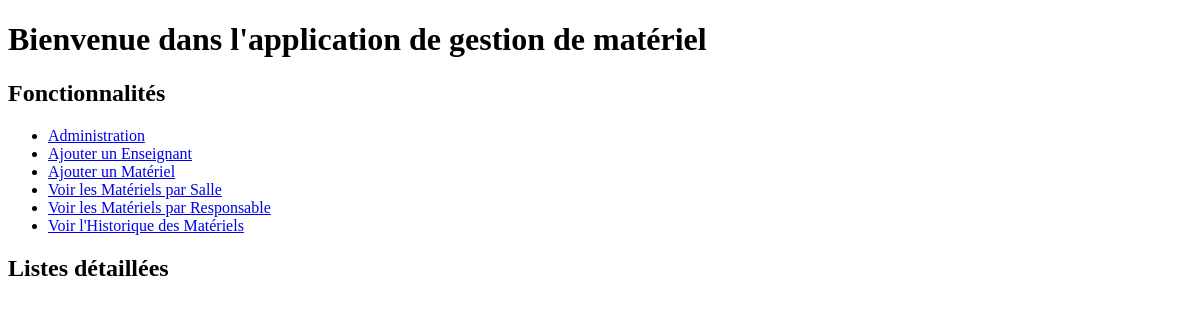
The page /materiel/ on the database as committed earlier.
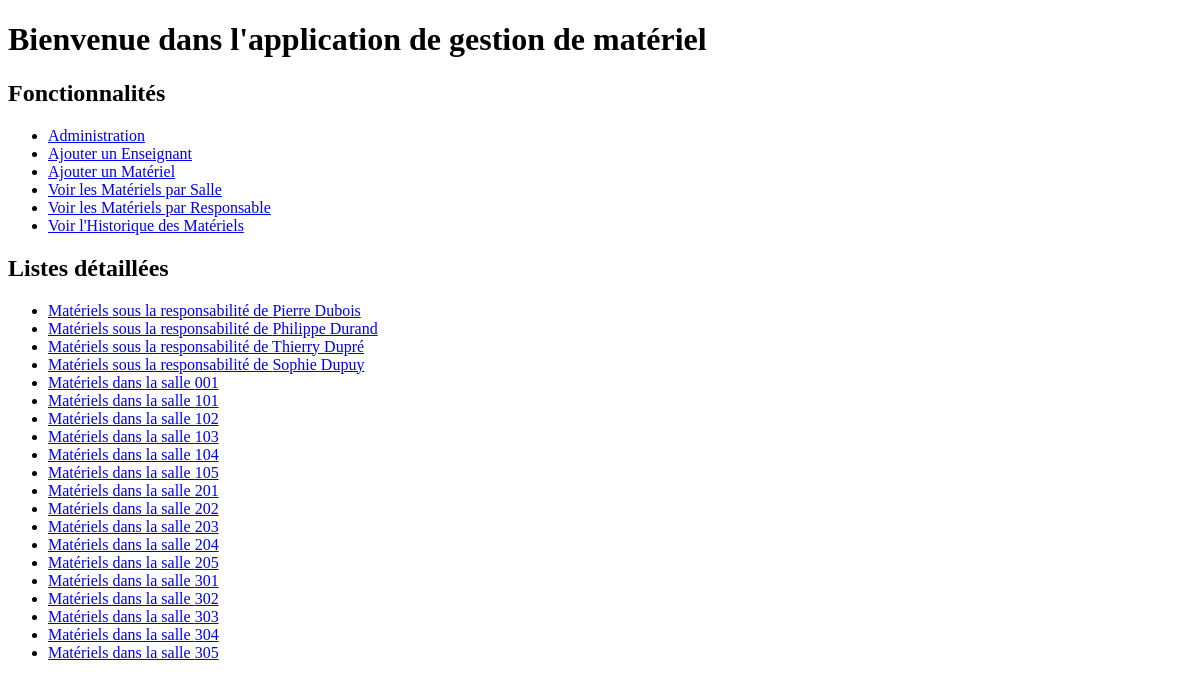
The same page on the database as committed later.
### materiel/models.py (models this page shows, shortened)
class Enseignant(models.Model):
    nom = models.CharField(max_length=100)
    prenom = models.CharField(max_length=100)

class Salle(models.Model):
    numero = models.CharField(max_length=10)

### materiel/views.py (the view)
# urls.py: path('', views.index, name='index'),
def index(request):
    enseignants = Enseignant.objects.all()
    salles = Salle.objects.all()
    materiels = Materiel.objects.all()
    return render(request, 'index.html', {'enseignants': enseignants, 'salles': salles, 'materiels': materiels})

### materiel/templates/index.html (shortened to what this page needs)
<!DOCTYPE html>
<html>
<head>
</head>
<body>
    <h1>Bienvenue dans l'application de gestion de matériel</h1>
    <h2>Fonctionnalités</h2>
    <ul>
        <li><a href="{% url 'admin:index' %}">Administration</a></li>
        <li><a href="{% url 'ajouter_enseignant' %}">Ajouter un Enseignant</a></li>
        <li><a href="{% url 'ajouter_materiel' %}">Ajouter un Matériel</a></li>
        <li><a href="{% url 'materiels_par_salle' %}">Voir les Matériels par Salle</a></li>
        <li><a href="{% url 'materiels_par_responsable' %}">Voir les Matériels par Responsable</a></li>
        <li><a href="{% url 'historique_materiel' %}">Voir l'Historique des Matériels</a></li>
    </ul>
    <h2>Listes détaillées</h2>
    <ul>
        {% for enseignant in enseignants %}
            <li><a href="{% url 'materiels_par_responsable' enseignant.id %}">Matériels sous la responsabilité de {{ enseignant.prenom }} {{ enseignant.nom }}</a></li>
        {% endfor %}
        {% for salle in salles %}
            <li><a href="{% url 'materiels_par_salle' salle.id %}">Matériels dans la salle {{ salle.numero }}</a></li>
        {% endfor %}
    </ul>
</body>
</html>

Rows that differ between the two databases and show on the page:
added Enseignant: prenom "Pierre", nom "Dubois"
added Enseignant: prenom "Philippe", nom "Durand"
added Enseignant: prenom "Thierry", nom "Dupré"
added Enseignant: prenom "Sophie", nom "Dupuy"
added Salle: numero "001"
added Salle: numero "101"
added Salle: numero "102"
added Salle: numero "103"
added Salle: numero "104"
added Salle: numero "105"
added Salle: numero "201"
added Salle: numero "202"
added Salle: numero "203"
added Salle: numero "204"
added Salle: numero "205"
added Salle: numero "301"
added Salle: numero "302"
added Salle: numero "303"
added Salle: numero "304"
added Salle: numero "305"
